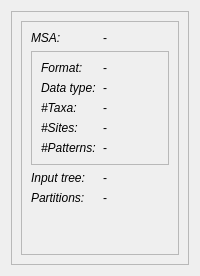
          <widget class="QWidget" name="tabData">
           <attribute name="title">
            <string>Data</string>
           </attribute>
           <layout class="QVBoxLayout" name="verticalLayout_8">
            <item>
             <widget class="QFrame" name="frame_3">
              <property name="frameShape">
               <enum>QFrame::StyledPanel</enum>
              </property>
              <property name="frameShadow">
               <enum>QFrame::Raised</enum>
              </property>
              <layout class="QVBoxLayout" name="verticalLayout_17">
               <item>
                <widget class="QFrame" name="frame">
                 <property name="frameShape">
                  <enum>QFrame::StyledPanel</enum>
                 </property>
                 <property name="frameShadow">
                  <enum>QFrame::Raised</enum>
                 </property>
                 <layout class="QGridLayout" name="gridLayout_2">
                  <item row="3" column="1">
                   <widget class="QLabel" name="lbl_tree_fname">
                    <property name="text">
                     <string>-</string>
                    </property>
                   </widget>
                  </item>
                  <item row="3" column="0">
                   <widget class="QLabel" name="lblH_tree">
                    <property name="maximumSize">
                     <size>
                      <width>90</width>
                      <height>16777215</height>
                     </size>
                    </property>
                    <property name="font">
                     <font>
                      <italic>true</italic>
                     </font>
                    </property>
                    <property name="text">
                     <string>Input tree:</string>
                    </property>
                   </widget>
                  </item>
                  <item row="4" column="1">
                   <widget class="QLabel" name="lbl_parts_fname">
                    <property name="text">
                     <string>-</string>
                    </property>
                   </widget>
                  </item>
                  <item row="1" column="0">
                   <widget class="QLabel" name="lblH_msa">
                    <property name="maximumSize">
                     <size>
                      <width>90</width>
                      <height>16777215</height>
                     </size>
                    </property>
                    <property name="font">
                     <font>
                      <italic>true</italic>
                     </font>
                    </property>
                    <property name="text">
                     <string>MSA:</string>
                    </property>
                   </widget>
                  </item>
                  <item row="4" column="0">
                   <widget class="QLabel" name="lblH_parts">
                    <property name="maximumSize">
                     <size>
                      <width>90</width>
                      <height>16777215</height>
                     </size>
                    </property>
                    <property name="font">
                     <font>
                      <italic>true</italic>
                     </font>
                    </property>
                    <property name="text">
                     <string>Partitions:</string>
                    </property>
                   </widget>
                  </item>
                  <item row="1" column="1">
                   <widget class="QLabel" name="lbl_msa_fname">
                    <property name="text">
                     <string>-</string>
                    </property>
                   </widget>
                  </item>
                  <item row="5" column="1">
                   <spacer name="verticalSpacer">
                    <property name="orientation">
                     <enum>Qt::Vertical</enum>
                    </property>
                    <property name="sizeHint" stdset="0">
                     <size>
                      <width>20</width>
                      <height>40</height>
                     </size>
                    </property>
                   </spacer>
                  </item>
                  <item row="2" column="0" colspan="2">
                   <widget class="QFrame" name="frame_2">
                    <property name="frameShape">
                     <enum>QFrame::StyledPanel</enum>
                    </property>
                    <property name="frameShadow">
                     <enum>QFrame::Raised</enum>
                    </property>
                    <layout class="QGridLayout" name="gridLayout_4">
                     <item row="2" column="0">
                      <widget class="QLabel" name="lblH_ntaxa">
                       <property name="maximumSize">
                        <size>
                         <width>90</width>
                         <height>16777215</height>
                        </size>
                       </property>
                       <property name="font">
                        <font>
                         <weight>50</weight>
                         <italic>true</italic>
                         <bold>false</bold>
                        </font>
                       </property>
                       <property name="text">
                        <string>#Taxa:</string>
                       </property>
                      </widget>
                     </item>
                     <item row="4" column="0">
                      <widget class="QLabel" name="lblH_nsites">
                       <property name="maximumSize">
                        <size>
                         <width>90</width>
                         <height>16777215</height>
                        </size>
                       </property>
                       <property name="font">
                        <font>
                         <weight>50</weight>
                         <italic>true</italic>
                         <bold>false</bold>
                        </font>
                       </property>
                       <property name="text">
                        <string>#Sites:</string>
                       </property>
                      </widget>
                     </item>
                     <item row="1" column="2">
                      <widget class="QLabel" name="lbl_datatype">
                       <property name="text">
                        <string>-</string>
                       </property>
                      </widget>
                     </item>
                     <item row="1" column="0">
                      <widget class="QLabel" name="lblH_datatype">
                       <property name="maximumSize">
                        <size>
                         <width>90</width>
                         <height>16777215</height>
                        </size>
                       </property>
                       <property name="font">
                        <font>
                         <weight>50</weight>
                         <italic>true</italic>
                         <bold>false</bold>
                        </font>
                       </property>
                       <property name="text">
                        <string>Data type:</string>
                       </property>
                      </widget>
                     </item>
                     <item row="2" column="2">
                      <widget class="QLabel" name="lbl_ntaxa">
                       <property name="text">
                        <string>-</string>
                       </property>
                      </widget>
                     </item>
                     <item row="4" column="2">
                      <widget class="QLabel" name="lbl_nsites">
                       <property name="text">
                        <string>-</string>
                       </property>
                      </widget>
                     </item>
                     <item row="0" column="0">
                      <widget class="QLabel" name="lblH_format">
                       <property name="maximumSize">
                        <size>
                         <width>90</width>
                         <height>16777215</height>
                        </size>
                       </property>
                       <property name="font">
                        <font>
                         <weight>50</weight>
                         <italic>true</italic>
                         <bold>false</bold>
                        </font>
                       </property>
                       <property name="text">
                        <string>Format:</string>
                       </property>
                      </widget>
                     </item>
                     <item row="0" column="2">
                      <widget class="QLabel" name="lbl_format">
                       <property name="text">
                        <string>-</string>
                       </property>
                      </widget>
                     </item>
                     <item row="5" column="0">
                      <widget class="QLabel" name="lblH_npatterns">
                       <property name="font">
                        <font>
                         <italic>true</italic>
                        </font>
                       </property>
                       <property name="text">
                        <string>#Patterns:</string>
                       </property>
                      </widget>
                     </item>
                     <item row="5" column="2">
                      <widget class="QLabel" name="lbl_npatterns">
                       <property name="text">
                        <string>-</string>
                       </property>
                      </widget>
                     </item>
                    </layout>
                   </widget>
                  </item>
                 </layout>
                </widget>
               </item>
              </layout>
             </widget>
            </item>
           </layout>
          </widget>
